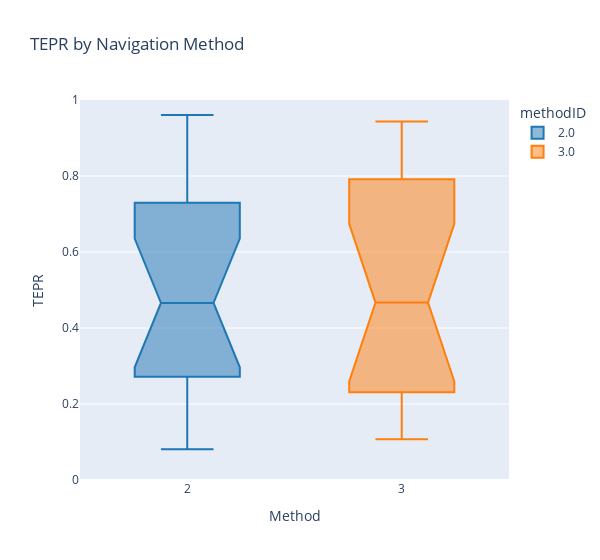

The notebook cell saved with this chart:
### Code cell
df = method_data_nav.loc[(slice(None), slice(None)), 'tepr'].reset_index('methodID')
nav_tepr_fig = px.box(df, x='methodID', y ='tepr', color='methodID', notched=True, title='TEPR by Navigation Method', color_discrete_sequence=px.colors.qualitative.D3)
nav_tepr_fig.update_yaxes(range=[0,1.0])
nav_tepr_fig.update_layout(
    xaxis_title='Method',
    yaxis_title='TEPR',
    width=600,
)
nav_tepr_fig.show()

### Figure 1 — Plotly figure (JSON) as saved in the notebook; plotly's stock layout.template omitted (floating-point values rounded to 4 significant figures)
{"data": [{"alignmentgroup": "True", "hovertemplate": "methodID=%{x}<br>tepr=%{y}<extra></extra>", "legendgroup": "2.0", "marker": {"color": "#1F77B4"}, "name": "2.0", "notched": true, "offsetgroup": "2.0", "orientation": "v", "showlegend": true, "type": "box", "x": [2, 2, 2, 2, 2, 2, 2, 2, 2, 2, 2, 2, 2, 2, 2, 2, 2, 2], "x0": " ", "xaxis": "x", "y": [0.9606, 0.4326, 0.8632, 0.7295, 0.4993, 0.1349, 0.577, 0.2718, 0.4172, 0.09376, 0.6315, 0.0809, 0.7006, 0.432, 0.3397, 0.8622, 0.2384, 0.8732], "y0": " ", "yaxis": "y"}, {"alignmentgroup": "True", "hovertemplate": "methodID=%{x}<br>tepr=%{y}<extra></extra>", "legendgroup": "3.0", "marker": {"color": "#FF7F0E"}, "name": "3.0", "notched": true, "offsetgroup": "3.0", "orientation": "v", "showlegend": true, "type": "box", "x": [3, 3, 3, 3, 3, 3, 3, 3, 3, 3, 3, 3, 3, 3, 3, 3, 3, 3], "x0": " ", "xaxis": "x", "y": [0.7562, 0.4425, 0.8006, 0.9437, 0.6468, 0.1069, 0.4255, 0.2004, 0.1958, 0.2308, 0.8462, 0.1772, 0.7702, 0.3332, 0.3322, 0.8181, 0.4914, 0.7915], "y0": " ", "yaxis": "y"}], "layout": {"boxmode": "overlay", "legend": {"title": {"text": "methodID"}, "tracegroupgap": 0}, "title": {"text": "TEPR by Navigation Method"}, "width": 600, "xaxis": {"anchor": "y", "categoryarray": [2, 3], "categoryorder": "array", "domain": [0, 1], "title": {"text": "Method"}}, "yaxis": {"anchor": "x", "domain": [0, 1], "range": [0, 1], "title": {"text": "TEPR"}}}}
